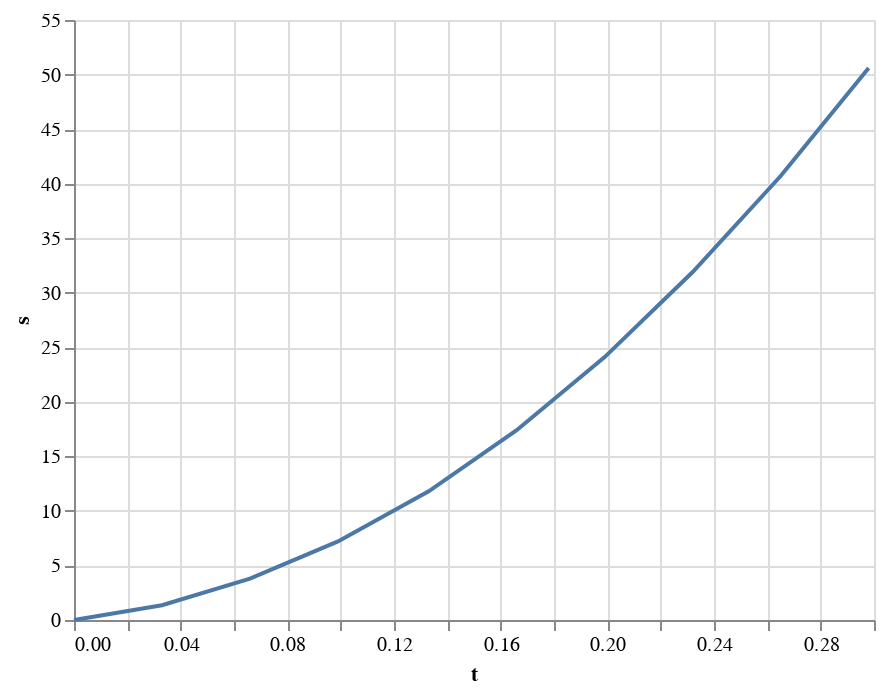

Source (notebook cell):
### Code cell
alt.Chart(position).mark_line().encode(x="t", y="s")

### Figure 1 — Vega-Lite specification as saved in the notebook (floating-point values rounded to 4 significant figures)
{"config": {"view": {"continuousWidth": 400, "continuousHeight": 300}}, "data": {"name": "data-40d0d4771f3cdfaa965ce7c3d3da7153"}, "mark": "line", "encoding": {"x": {"type": "quantitative", "field": "t"}, "y": {"type": "quantitative", "field": "s"}}, "$schema": "https://vega.github.io/schema/vega-lite/v4.8.1.json", "datasets": {"data-40d0d4771f3cdfaa965ce7c3d3da7153": [{"t": 0.0, "s": 0.0}, {"t": 0.033, "s": 1.35}, {"t": 0.066, "s": 3.8}, {"t": 0.099, "s": 7.2}, {"t": 0.133, "s": 11.8}, {"t": 0.166, "s": 17.4}, {"t": 0.199, "s": 24.1}, {"t": 0.232, "s": 31.9}, {"t": 0.265, "s": 40.7}, {"t": 0.298, "s": 50.6}]}}
